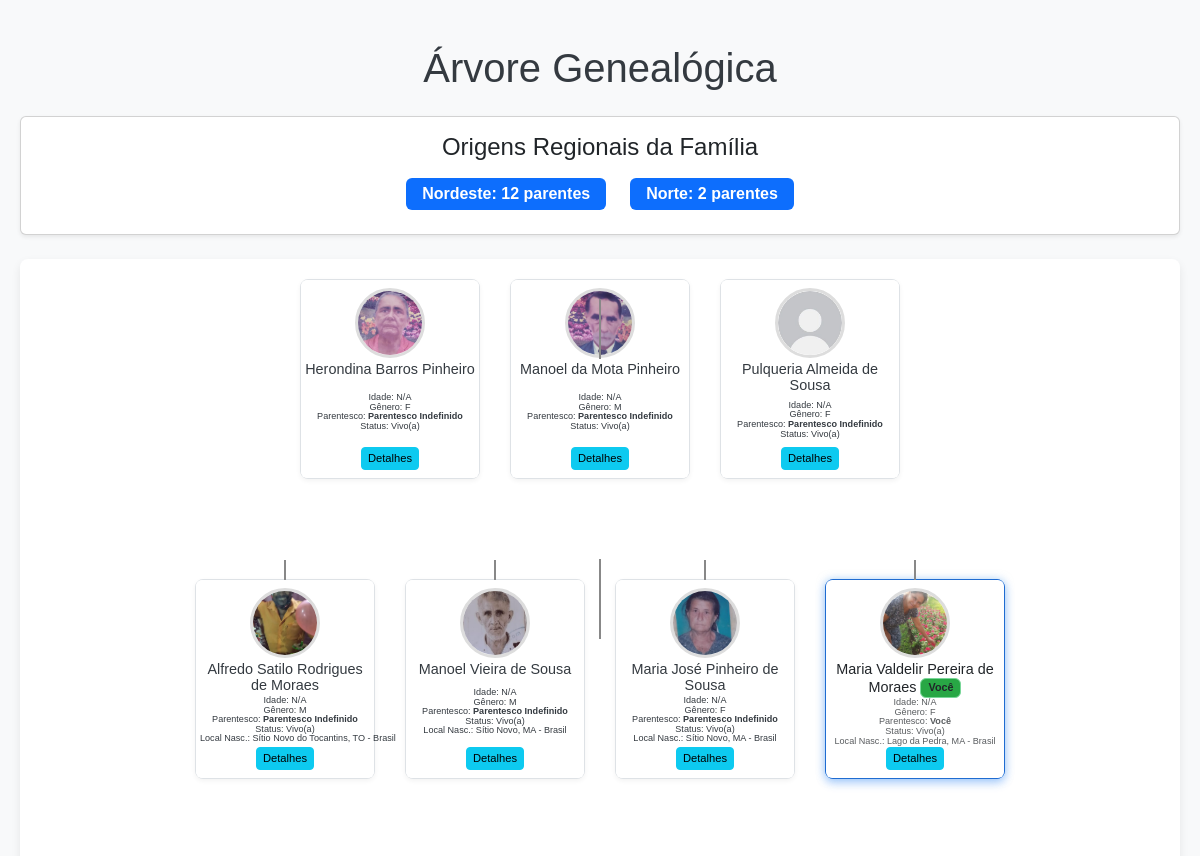
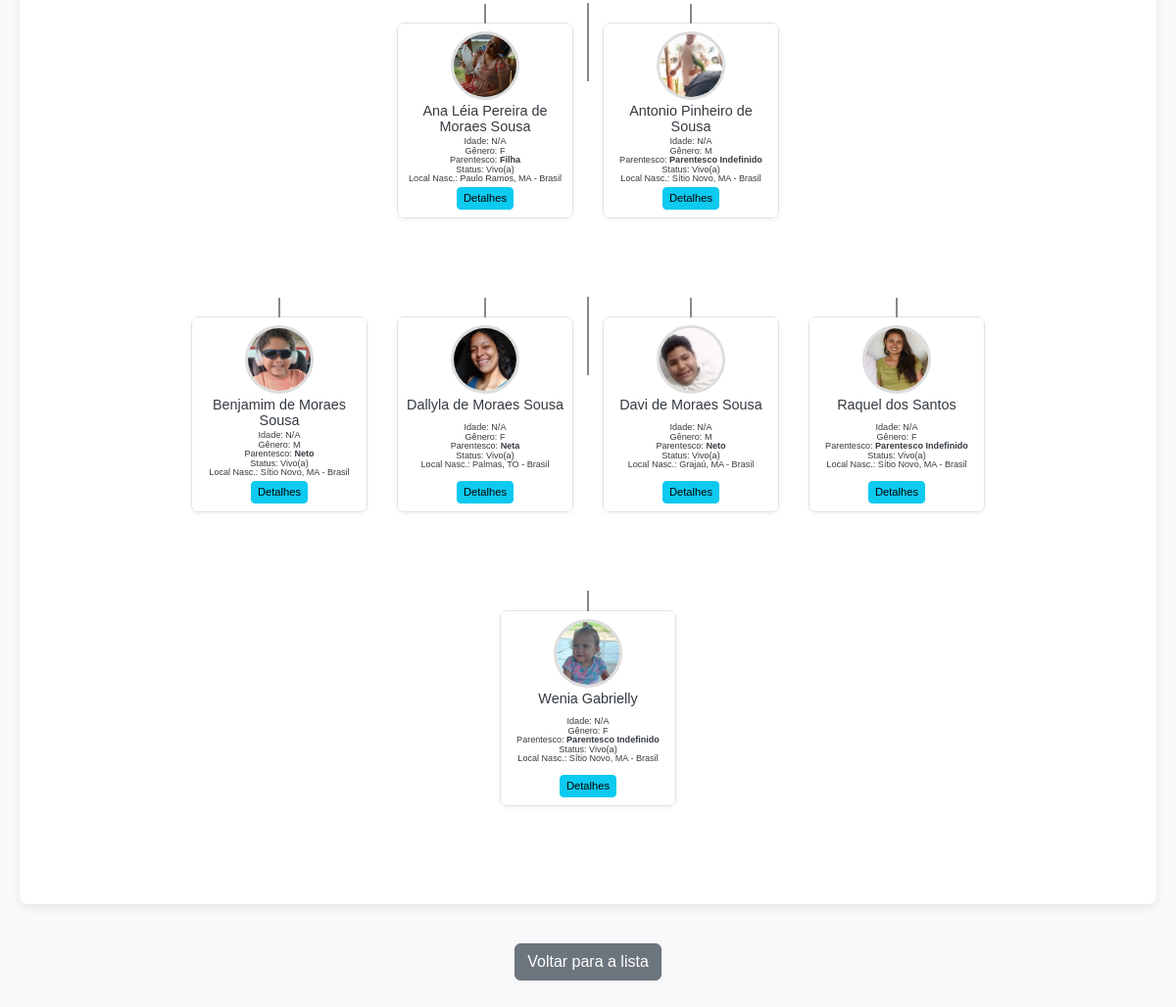
/pessoas/arvore/, run on the app's committed database (2 pictures, top to bottom).
### pessoas/models.py (models this page shows, shortened)
class Pessoa(models.Model):
    nome = models.CharField(max_length=100)
    data_nascimento = models.DateField(null=True, blank=True)
    data_falecimento = models.DateField(null=True, blank=True)
    data_falecimento_incerta = models.CharField(
        max_length=100,
        blank=True,
        null=True,
        verbose_name="Data de Falecimento (Incerta)",
        help_text="Ex: 'cerca de 1950', 'antes de 1990', 'final do século XX'. Preenche se a data exata for desconhecida."
    )
    genero = models.CharField(max_length=10, choices=[('M', 'Masculino'), ('F', 'Feminino')])
    pai = models.ForeignKey('self', null=True, blank=True, related_name='filhos_do_pai', on_delete=models.SET_NULL)
    mae = models.ForeignKey('self', null=True, blank=True, related_name='filhos_da_mae', on_delete=models.SET_NULL)
    foto = models.ImageField(upload_to='fotos_pessoas/', null=True, blank=True)
    historia_pessoal = models.TextField(null=True, blank=True)
    local_nascimento = models.CharField(max_length=200, blank=True, null=True, verbose_name="Local de Nascimento")
    estado_nascimento = models.CharField(
        max_length=2, # Ex: 'SP', 'MG', 'TO'
        blank=True,
        null=True,
        verbose_name="Estado de Nascimento (UF)",
        help_text="Sigla do estado (ex: SP, MG, TO). Usado para as Origens Regionais."
    )
    def get_age(self):
        return None
    def is_deceased(self):
        return self.data_falecimento is not None or bool(self.data_falecimento_incerta)
    def get_status_vida_display(self):
        if self.is_deceased():
            if self.data_falecimento:
                return "Falecido(a)"
            elif self.data_falecimento_incerta:
                return f"Falecido(a) ({self.data_falecimento_incerta})"
        return "Vivo(a)"
    def get_default_photo_url(self):
        return staticfiles_storage.url('pessoas/img/sem-foto.jpg')
    def get_relationship_to_user(self, user_pessoa):
        if not isinstance(user_pessoa, Pessoa):
            return "Pessoa na Árvore (Referência Inválida)"
        if self == user_pessoa:
            return "Você"
        if self.pk == user_pessoa.pai_id:
            return "Pai"
        if self.pk == user_pessoa.mae_id:
            return "Mãe"
        if self.pai == user_pessoa:
            return "Filho" if self.genero == 'M' else "Filha"
        if self.mae == user_pessoa:
            return "Filho" if self.genero == 'M' else "Filha"
        if user_pessoa.pai:
            if self.pk == user_pessoa.pai.pai_id:
                return "Avô Paterno"
            if self.pk == user_pessoa.pai.mae_id:
                return "Avó Paterna"
        if user_pessoa.mae:
            if self.pk == user_pessoa.mae.pai_id:
                return "Avô Materno"
            if self.pk == user_pessoa.mae.mae_id:
                return "Avó Materna"
        user_children = user_pessoa.filhos_do_pai.all() | user_pessoa.filhos_da_mae.all()
        for child in user_children.distinct():
            if self.pai == child or self.mae == child:
                return "Neto" if self.genero == 'M' else "Neta"
        ancestors_of_user = user_pessoa._get_ancestors_with_levels()
        descendants_of_user = user_pessoa._get_descendants_with_levels()
        if self.pk in ancestors_of_user and ancestors_of_user[self.pk] == 3:
            return "Bisavô" if self.genero == 'M' else "Bisavó"
        if self.pk in descendants_of_user and descendants_of_user[self.pk] == 3:
            return "Bisneto" if self.genero == 'M' else "Bisneta"
        common_father = (self.pai and user_pessoa.pai and self.pai == user_pessoa.pai)
        common_mother = (self.mae and user_pessoa.mae and self.mae == user_pessoa.mae)
        if common_father and common_mother:
            return "Irmão Completo" if self.genero == 'M' else "Irmã Completa"
        elif common_father or common_mother:
            return "Meio-irmão" if self.genero == 'M' else "Meia-irmã"
        brothers_sisters_of_user = user_pessoa._get_siblings()
        for sibling in brothers_sisters_of_user:
            if self.pai == sibling or self.mae == sibling:
                return "Sobrinho" if self.genero == 'M' else "Sobrinha"
        self_ancestor_ids = set(self._get_ancestors_with_levels().keys())
        user_ancestor_ids = set(user_pessoa._get_ancestors_with_levels().keys())
        common_ancestors_ids = self_ancestor_ids.intersection(user_ancestor_ids)
        return "Parentesco Indefinido"
    def _get_ancestors_with_levels(self):
        ancestors = {}
        queue = deque([(self, 0)])
        visited = {self.pk}
        while queue:
            current_person, level = queue.popleft()
            if current_person.pai and current_person.pai.pk not in visited:
                ancestors[current_person.pai.pk] = level + 1
                visited.add(current_person.pai.pk)
                queue.append((current_person.pai, level + 1))
            if current_person.mae and current_person.mae.pk not in visited:
                ancestors[current_person.mae.pk] = level + 1
                visited.add(current_person.mae.pk)
                queue.append((current_person.mae, level + 1))
        return ancestors
    def _get_descendants_with_levels(self):
        descendants = {}
        queue = deque([(self, 0)])
        visited = {self.pk}
        while queue:
            current_person, level = queue.popleft()
            children = current_person.filhos_do_pai.all() | current_person.filhos_da_mae.all()
            for child in children.distinct():
                if child.pk not in visited:
                    descendants[child.pk] = level + 1
                    visited.add(child.pk)
                    queue.append((child, level + 1))
        return descendants
    def _get_siblings(self):
        siblings = Pessoa.objects.none()
        if self.pai:
            siblings = siblings | self.pai.filhos_do_pai.all()
        if self.mae:
            siblings = siblings | self.mae.filhos_da_mae.all()
        return siblings.exclude(pk=self.pk).distinct()

### pessoas/views.py (the view)
# urls.py: path('pessoas/arvore/', views.arvore_genealogica, name='arvore_genealogica_default'),
def arvore_genealogica(request, pessoa_id=None):
    global _global_nodes_map, _global_families_map, _user_ref_for_rel, _pessoa_raiz_global
    _global_nodes_map = {}
    _global_families_map = {}
    _user_ref_for_rel = None
    _pessoa_raiz_global = None
    user_pessoa_id_from_session = request.session.get('user_selected_person_id')
    user_person_obj_for_tree_ref = None
    if user_pessoa_id_from_session:
        try:
            user_person_obj_for_tree_ref = Pessoa.objects.get(pk=user_pessoa_id_from_session)
        except Pessoa.DoesNotExist:
            user_person_obj_for_tree_ref = None
            del request.session['user_selected_person_id']
    pessoa_raiz = None
    if pessoa_id:
        pessoa_raiz = get_object_or_404(Pessoa.objects.all(), pk=pessoa_id)
    elif user_person_obj_for_tree_ref:
        pessoa_raiz = user_person_obj_for_tree_ref
    else:
        ancestrais_sem_pais = Pessoa.objects.filter(pai__isnull=True, mae__isnull=True).order_by('data_nascimento').first()
        if ancestrais_sem_pais:
            pessoa_raiz = ancestrais_sem_pais
        else:
            pessoa_raiz = Pessoa.objects.order_by('data_nascimento').first()
            if pessoa_raiz:
                pass
            else:
                pass
    if not pessoa_raiz:
        return render(request, 'pessoas/arvore_simples.html', {'message': 'Nenhuma pessoa cadastrada para exibir a árvore.'})
    _user_ref_for_rel = user_person_obj_for_tree_ref if user_person_obj_for_tree_ref else pessoa_raiz
    _pessoa_raiz_global = pessoa_raiz
    _populate_all_tree_data(pessoa_raiz)
    regioes_contagem = {}
    for person_pk, person_data in _global_nodes_map.items():
        if 'estado_nascimento' in person_data and person_data['estado_nascimento']:
            estado_uf = person_data['estado_nascimento'].upper()
            if estado_uf in UF_TO_REGIAO:
                regiao = UF_TO_REGIAO[estado_uf]
                regioes_contagem[regiao] = regioes_contagem.get(regiao, 0) + 1
            else: # Se o estado não está no mapeamento (talvez estrangeiro ou UF inválida)
                regioes_contagem['Outras Regiões/Estrangeiro'] = regioes_contagem.get('Outras Regiões/Estrangeiro', 0) + 1
    regioes_para_template = []
    for regiao, count in regioes_contagem.items():
        regioes_para_template.append({'regiao': regiao, 'count': count})
    regioes_para_template.sort(key=lambda x: x['count'], reverse=True)
    tree_levels_data = {}
    person_to_level = {}
    queue_levels = deque([(pessoa_raiz, 0)])
    visited_pks_for_levels = {pessoa_raiz.pk}
    while queue_levels:
        current_obj_orm, level = queue_levels.popleft()
        person_to_level[current_obj_orm.pk] = level
        if current_obj_orm.pai and current_obj_orm.pai.pk not in visited_pks_for_levels:
            queue_levels.append( (current_obj_orm.pai, level - 1) )
            visited_pks_for_levels.add(current_obj_orm.pai.pk)
        if current_obj_orm.mae and current_obj_orm.mae.pk not in visited_pks_for_levels:
            queue_levels.append( (current_obj_orm.mae, level - 1) )
            visited_pks_for_levels.add(current_obj_orm.mae.pk)
        all_children_of_current = Pessoa.objects.filter(pai=current_obj_orm) | Pessoa.objects.filter(mae=current_obj_orm)
        for child_obj_orm in all_children_of_current.distinct():
            if child_obj_orm.pk not in visited_pks_for_levels:
                queue_levels.append( (child_obj_orm, level + 1) )
                visited_pks_for_levels.add(child_obj_orm.pk)
    min_level = min(person_to_level.values()) if person_to_level else 0
    max_level = max(person_to_level.values()) if person_to_level else 0
    final_tree_structure_for_template = []
    for level_idx in range(min_level, max_level + 1):
        people_in_this_level = []
        for person_pk in person_to_level:
            if person_to_level[person_pk] == level_idx:
                people_in_this_level.append(_global_nodes_map[person_pk])
        people_in_this_level.sort(key=lambda x: x['nome'])
        final_tree_structure_for_template.append({
            'level': level_idx,
            'nodes': people_in_this_level
        })
    context = {
        'all_tree_data': {
            'persons': _global_nodes_map,
            'families': _global_families_map,
        },
        'root_display_unit_id': _global_nodes_map[pessoa_raiz.pk].get('parent_family_id') or f"family_{pessoa_raiz.pk}_solo_root",
        'user_pessoa': user_person_obj_for_tree_ref,
        'tree_levels': final_tree_structure_for_template,
        'regioes_familiares': regioes_para_template, # NOVO: Dados das regiões para o template
    }
    return render(request, 'pessoas/arvore_simples.html', context)

### templates/pessoas/arvore_simples.html (shortened to what this page needs)
<!DOCTYPE html>
<html lang="pt-br">
<head>
    <link
      href="https://cdn.jsdelivr.net/npm/bootstrap@5.3.3/dist/css/bootstrap.min.css"
      rel="stylesheet"
    />
</head>
<body>
    <div class="container mt-4">
        <h1 class="mb-4">Árvore Genealógica</h1>
        {% load custom_filters %}
        {% if regioes_familiares %}
        <div class="card p-3 mb-4 shadow-sm">
            <h4 class="card-title text-center mb-3">Origens Regionais da Família</h4>
            <div class="row justify-content-center">
                {% for item in regioes_familiares %}
                <div class="col-auto mb-2">
                    <span class="badge bg-primary fs-6 py-2 px-3">
                        {{ item.regiao }}: {{ item.count }} parentes
                    </span>
                </div>
                {% endfor %}
            </div>
        </div>
        {% endif %}
        {% if message %}
            <div class="alert alert-warning">{{ message }}</div>
        {% elif tree_levels %}
            <div class="tree-container">
                {% for level_data in tree_levels %}
                    <div class="tree-level">
                        {% for person_data in level_data.nodes %}
                            <div class="person-card {% if person_data.is_root_display_node %}is-root-node{% endif %}">
                                {% include 'pessoas/_person_card.html' with person_data=person_data %}
                            </div>
                        {% endfor %}
                    </div>
                {% endfor %}
            </div>
        {% else %}
            <div class="alert alert-warning">Nenhuma pessoa para exibir a árvore.</div>
        {% endif %}
        <div class="back-button-container">
            <a href="{% url 'lista_pessoas' %}" class="btn btn-secondary">Voltar para a lista</a>
        </div>
    </div>
</body>
</html>

### templates/pessoas/_person_card.html (shortened to what this page needs)
{% load custom_filters %}
<div class="card person-card-inner-content h-100 border-0 {% if person_data.is_user_selected %}is-user-selected-card{% endif %}">
    <div class="card-body d-flex flex-column align-items-center py-2 px-1">
        <img src="{{ person_data.foto_url }}" alt="{{ person_data.nome }}" class="img-fluid rounded-circle mb-1" style="width: 70px; height: 70px; object-fit: cover; border: 3px solid #ddd;">
        <h5 class="card-title name text-center mb-0 flex-shrink-0" style="font-size: 0.9em; line-height: 1.1;">
            {{ person_data.nome }} {% if person_data.is_user_selected %} <span class="badge bg-success" style="color: #212529 !important;">Você</span>{% endif %}
        </h5>
        <div class="details text-muted text-center flex-grow-1 d-flex flex-column justify-content-center w-100" style="font-size: 0.65em; line-height: 1.05;">
            <small class="text-nowrap d-block">Idade: {% if person_data.idade %}{{ person_data.idade }}{% else %}N/A{% endif %}</small>
            <small class="text-nowrap d-block">Gênero: {{ person_data.genero }}</small>
            <small class="text-nowrap d-block">Parentesco: <strong>{{ person_data.relacao }}</strong></small>
            <small class="text-nowrap d-block">Status: {{ person_data.status_vida }}</small>
            {% if person_data.local_nascimento %}
                <small class="text-nowrap d-block">Local Nasc.: {{ person_data.local_nascimento }}</small>
            {% endif %}
        </div>
        <button class="btn btn-sm btn-info mt-auto" data-bs-toggle="modal" data-bs-target="#personDetailsModal" data-person-id="{{ person_data.id }}" style="font-size: 0.7em; padding: 0.2em 0.5em;">
            Detalhes
        </button>
    </div>
</div>

### data on the page
Pessoa: nome "Herondina Barros Pinheiro"
Pessoa: nome "Manoel da Mota Pinheiro"
Pessoa: nome "Pulqueria Almeida de Sousa"
Pessoa: nome "Alfredo Satilo Rodrigues de Moraes", local_nascimento "Sítio Novo do Tocantins, TO - Brasil"
Pessoa: nome "Manoel Vieira de Sousa", local_nascimento "Sítio Novo, MA - Brasil"
Pessoa: nome "Maria José Pinheiro de Sousa", local_nascimento "Sítio Novo, MA - Brasil"
Pessoa: nome "Maria Valdelir Pereira de Moraes", local_nascimento "Lago da Pedra, MA - Brasil"
Pessoa: nome "Ana Léia Pereira de Moraes Sousa", local_nascimento "Paulo Ramos, MA - Brasil"
Pessoa: nome "Antonio Pinheiro de Sousa", local_nascimento "Sítio Novo, MA - Brasil"
Pessoa: nome "Benjamim de Moraes Sousa", local_nascimento "Sítio Novo, MA - Brasil"
Pessoa: nome "Dallyla de Moraes Sousa", local_nascimento "Palmas, TO - Brasil"
Pessoa: nome "Davi de Moraes Sousa", local_nascimento "Grajaú, MA - Brasil"
Pessoa: nome "Raquel dos Santos", local_nascimento "Sítio Novo, MA - Brasil"
Pessoa: nome "Wenia Gabrielly", local_nascimento "Sítio Novo, MA - Brasil"

### other printed values
{{ item.regiao }} "Nordeste" "Norte"
{{ item.count }} "12" "2"
{{ person_data.genero }} "F" "M" "F" "M" "M" "F" "F" "F" "M" "M" "F" "M" "F" "F"
{{ person_data.relacao }} "Parentesco Indefinido" "Parentesco Indefinido" "Parentesco Indefinido" "Parentesco Indefinido" "Parentesco Indefinido" "Parentesco Indefinido" "Você" "Filha" "Parentesco Indefinido" "Neto" "Neta" "Neto" "Parentesco Indefinido" "Parentesco Indefinido"
{{ person_data.status_vida }} "Vivo(a)" "Vivo(a)" "Vivo(a)" "Vivo(a)" "Vivo(a)" "Vivo(a)" "Vivo(a)" "Vivo(a)" "Vivo(a)" "Vivo(a)" "Vivo(a)" "Vivo(a)" "Vivo(a)" "Vivo(a)"
